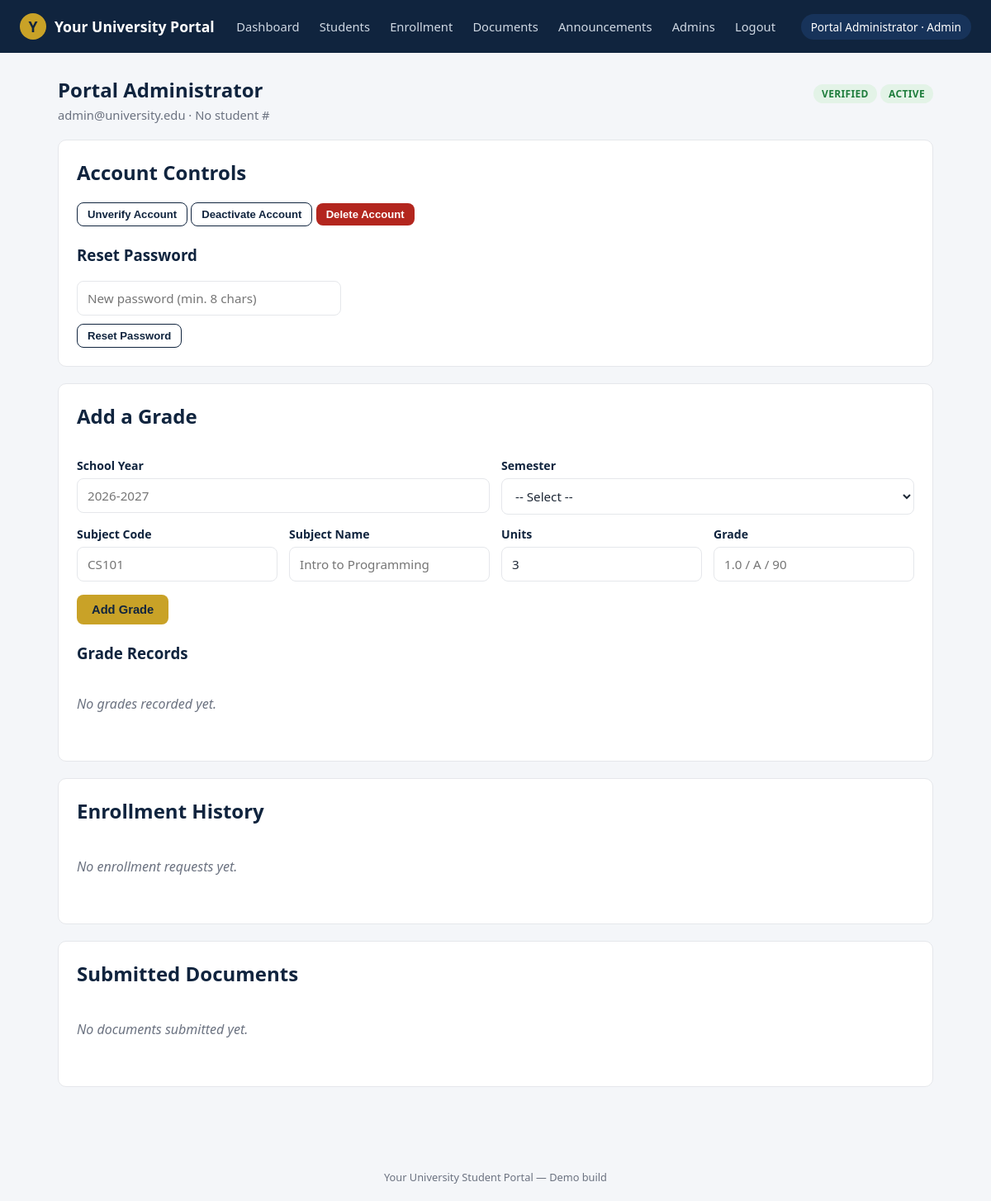
/admin/users/1 (signed in), run on the app's committed database.
### tables this page shows
CREATE TABLE users (
    id INTEGER PRIMARY KEY AUTOINCREMENT,
    full_name TEXT NOT NULL,
    email TEXT UNIQUE NOT NULL,
    password_hash TEXT NOT NULL,
    role TEXT NOT NULL DEFAULT 'student',      -- 'student' or 'admin'
    student_number TEXT,
    program TEXT,
    year_level TEXT,
    is_verified INTEGER NOT NULL DEFAULT 0,
    is_active INTEGER NOT NULL DEFAULT 1,
    verification_token TEXT,
    created_at TEXT NOT NULL DEFAULT (datetime('now'))
);

### routes_admin.py (the view, shortened to what this page needs)
@bp.route("/users/<int:user_id>", methods=["GET", "POST"])
@admin_required
def user_detail(user_id):
    student = query("SELECT * FROM users WHERE id = ?", (user_id,), one=True)
    if not student:
        abort(404)
    grades = query("SELECT * FROM grades WHERE student_id = ? ORDER BY school_year DESC, semester DESC", (user_id,))
    enrollments = query("SELECT * FROM enrollments WHERE student_id = ? ORDER BY date_requested DESC", (user_id,))
    documents = query("SELECT * FROM documents WHERE student_id = ? ORDER BY uploaded_at DESC", (user_id,))
    return render_template(
        "admin/user_detail.html", student=student, grades=grades,
        enrollments=enrollments, documents=documents, csrf_token=get_csrf_token()
    )

### db.py (called while the page is built)
def get_db():
    if "db" not in g:
        os.makedirs(os.path.dirname(current_app.config["DATABASE_PATH"]), exist_ok=True)
        g.db = sqlite3.connect(current_app.config["DATABASE_PATH"])
        g.db.row_factory = sqlite3.Row
        g.db.execute("PRAGMA foreign_keys = ON")
    return g.db

def query(sql, args=(), one=False):
    cur = get_db().execute(sql, args)
    rows = cur.fetchall()
    cur.close()
    return (rows[0] if rows else None) if one else rows

### utils.py (called while the page is built)
def get_current_user():
    user_id = session.get("user_id")
    if not user_id:
        return None
    return query("SELECT * FROM users WHERE id = ?", (user_id,), one=True)

def admin_required(view):
    @wraps(view)
    def wrapped(*args, **kwargs):
        user = get_current_user()
        if not user:
            flash("Please log in to continue.", "warning")
            return redirect(url_for("auth.login", next=request.path))
        if user["role"] != "admin":
            abort(403)
        return view(*args, **kwargs)
    return wrapped

def get_csrf_token():
    if "csrf_token" not in session:
        session["csrf_token"] = secrets.token_hex(32)
    return session["csrf_token"]

### templates/admin/user_detail.html (shortened to what this page needs)
{% extends "base.html" %}
{% block content %}
<div class="page-header">
  <div>
    <h1>{{ student.full_name }}</h1>
    <p class="subtitle">{{ student.email }} &middot; {{ student.student_number or "No student #" }}</p>
  </div>
  <div>
    {% if student.is_verified %}<span class="badge verified">Verified</span>{% else %}<span class="badge pending">Unverified</span>{% endif %}
    {% if student.is_active %}<span class="badge active">Active</span>{% else %}<span class="badge inactive">Inactive</span>{% endif %}
  </div>
</div>
<div class="card">
  <h2>Account Controls</h2>
  <form method="POST" action="{{ url_for('admin.user_detail', user_id=student.id) }}" style="display:inline;">
    <button type="submit" class="btn small secondary">{{ "Unverify" if student.is_verified else "Verify" }} Account</button>
  </form>
  <form method="POST" action="{{ url_for('admin.user_detail', user_id=student.id) }}" style="display:inline;">
    <button type="submit" class="btn small secondary">{{ "Deactivate" if student.is_active else "Activate" }} Account</button>
  </form>
  <form method="POST" action="{{ url_for('admin.user_detail', user_id=student.id) }}" style="display:inline;" onsubmit="return confirm('Delete this student account permanently?');">
    <button type="submit" class="btn small danger">Delete Account</button>
  </form>
  <h3 style="margin-top:22px;">Reset Password</h3>
  <form method="POST" action="{{ url_for('admin.user_detail', user_id=student.id) }}" style="max-width:320px;">
    <input type="password" name="new_password" placeholder="New password (min. 8 chars)" required minlength="8">
    <button type="submit" class="btn small secondary" style="margin-top:10px;">Reset Password</button>
  </form>
</div>
<div class="card">
  <h2>Add a Grade</h2>
  <form method="POST" action="{{ url_for('admin.user_detail', user_id=student.id) }}">
    <div class="form-row">
      <div>
        <label>School Year</label>
        <input type="text" name="school_year" placeholder="2026-2027" required>
      </div>
      <div>
        <label>Semester</label>
        <select name="semester" required>
          <option value="">-- Select --</option>
        </select>
      </div>
    </div>
    <div class="form-row">
      <div>
        <label>Subject Code</label>
        <input type="text" name="subject_code" placeholder="CS101" required>
      </div>
      <div>
        <label>Subject Name</label>
        <input type="text" name="subject_name" placeholder="Intro to Programming" required>
      </div>
      <div>
        <label>Units</label>
        <input type="number" name="units" value="3" step="0.5" required>
      </div>
      <div>
        <label>Grade</label>
        <input type="text" name="grade" placeholder="1.0 / A / 90" required>
      </div>
    </div>
    <button type="submit" class="btn accent">Add Grade</button>
  </form>
  <h3 style="margin-top:22px;">Grade Records</h3>
  {% if grades %}
  <table>
    <thead><tr><th>SY</th><th>Semester</th><th>Code</th><th>Subject</th><th>Units</th><th>Grade</th><th></th></tr></thead>
    <tbody>
      {% for g in grades %}
      <tr>
        <td>{{ g.school_year }}</td>
        <td>{{ g.semester }}</td>
        <td>{{ g.subject_code }}</td>
        <td>{{ g.subject_name }}</td>
        <td>{{ g.units }}</td>
        <td>{{ g.grade }}</td>
        <td>
          <form method="POST" action="{{ url_for('admin.delete_grade', grade_id=g.id) }}" onsubmit="return confirm('Delete this grade record?');">
            <input type="hidden" name="csrf_token" value="{{ csrf_token }}">
            <button type="submit" class="btn small danger">Delete</button>
          </form>
        </td>
      </tr>
      {% endfor %}
    </tbody>
  </table>
  {% else %}
  <p class="empty-state">No grades recorded yet.</p>
  {% endif %}
</div>
<div class="card">
  <h2>Enrollment History</h2>
  {% if enrollments %}
  <table>
    <thead><tr><th>SY</th><th>Semester</th><th>Year Level</th><th>Status</th><th>Requested</th></tr></thead>
    <tbody>
      {% for e in enrollments %}
      <tr>
        <td>{{ e.school_year }}</td><td>{{ e.semester }}</td><td>{{ e.year_level }}</td>
        <td><span class="badge {{ e.status }}">{{ e.status }}</span></td>
        <td>{{ e.date_requested }}</td>
      </tr>
      {% endfor %}
    </tbody>
  </table>
  {% else %}
  <p class="empty-state">No enrollment requests yet.</p>
  {% endif %}
</div>
<div class="card">
  <h2>Submitted Documents</h2>
  {% if documents %}
  <table>
    <thead><tr><th>Type</th><th>File</th><th>Status</th><th>Uploaded</th><th></th></tr></thead>
    <tbody>
      {% for d in documents %}
      <tr>
        <td>{{ d.doc_type }}</td>
        <td>{{ d.original_filename }}</td>
        <td><span class="badge {{ d.status }}">{{ d.status }}</span></td>
        <td>{{ d.uploaded_at }}</td>
        <td><a href="{{ url_for('admin.download_document', doc_id=d.id) }}" class="btn small secondary">Download</a></td>
      </tr>
      {% endfor %}
    </tbody>
  </table>
  {% else %}
  <p class="empty-state">No documents submitted yet.</p>
  {% endif %}
</div>
{% endblock %}

### templates/base.html (shortened to what this page needs)
<!DOCTYPE html>
<html lang="en">
<head>
  <link rel="stylesheet" href="{{ url_for('static', filename='css/style.css') }}">
</head>
<body>
{% if current_user %}
<div class="topbar">
  <div class="brand">
    <span class="crest">{{ school_name[0] }}</span>
    {{ school_name }} Portal
  </div>
  <nav>
    {% if current_user.role == 'student' %}
      <a href="{{ url_for('student.dashboard') }}">Dashboard</a>
      <a href="{{ url_for('student.grades') }}">Grades</a>
      <a href="{{ url_for('student.enrollment') }}">Enrollment</a>
      <a href="{{ url_for('student.documents') }}">Documents</a>
      <a href="{{ url_for('student.announcements') }}">Announcements</a>
      <a href="{{ url_for('student.profile') }}">Profile</a>
    {% else %}
      <a href="{{ url_for('admin.dashboard') }}">Dashboard</a>
      <a href="{{ url_for('admin.users') }}">Students</a>
      <a href="{{ url_for('admin.enrollments') }}">Enrollment</a>
      <a href="{{ url_for('admin.documents') }}">Documents</a>
      <a href="{{ url_for('admin.announcements') }}">Announcements</a>
      <a href="{{ url_for('admin.manage_admins') }}">Admins</a>
    {% endif %}
    <a href="{{ url_for('auth.logout') }}">Logout</a>
  </nav>
  <span class="user-chip">{{ current_user.full_name }} &middot; {{ current_user.role|capitalize }}</span>
</div>
{% endif %}
<div class="container">
  {% block content %}{% endblock %}
</div>
<footer>{{ school_name }} Student Portal &mdash; Demo build</footer>
</body>
</html>

### static/css/style.css (style rules this page uses)
:root { --navy: #10243e; --navy-light: #17335a; --accent: #c9a227; --accent-dark: #a6841e; --bg: #f4f6f9; --card: #ffffff; --text: #1f2937; --muted: #6b7280; --border: #e5e7eb; --danger: #b3261e; --success: #1e7d3c; --warning: #a15c00; --info: #1a5276; --radius: 10px; }
* { box-sizing: border-box; }
body { margin: 0; font-family: "Segoe UI", Roboto, Helvetica, Arial, sans-serif; background: var(--bg); color: var(--text); }
a { color: var(--navy-light); text-decoration: none; }
.topbar { background: var(--navy); color: #fff; padding: 0 24px; display: flex; align-items: center; justify-content: space-between; height: 64px; }
.topbar .brand { display: flex; align-items: center; gap: 10px; font-weight: 700; font-size: 1.1rem; color: #fff; }
.topbar .brand .crest { width: 32px; height: 32px; border-radius: 50%; background: var(--accent); color: var(--navy); display: flex; align-items: center; justify-content: center; font-weight: 800; }
.topbar nav a { color: #cfd8e3; margin-left: 20px; font-weight: 500; font-size: 0.92rem; }
.topbar .user-chip { margin-left: 24px; padding: 6px 12px; background: var(--navy-light); border-radius: 20px; font-size: 0.85rem; color: #fff; }
.container { max-width: 1100px; margin: 0 auto; padding: 28px 20px 60px; }
.page-header { display: flex; align-items: baseline; justify-content: space-between; margin-bottom: 20px; flex-wrap: wrap; gap: 10px; }
.page-header h1 { font-size: 1.5rem; margin: 0; color: var(--navy); }
.page-header p.subtitle { color: var(--muted); margin: 4px 0 0; font-size: 0.92rem; }
.card { background: var(--card); border: 1px solid var(--border); border-radius: var(--radius); padding: 22px; margin-bottom: 20px; }
.card h2, .card h3 { margin-top: 0; color: var(--navy); }
label { display: block; margin: 14px 0 6px; font-size: 0.88rem; font-weight: 600; color: var(--navy); }
input[type="text"], input[type="email"], input[type="password"], input[type="number"], input[type="file"], select, textarea { width: 100%; padding: 10px 12px; border: 1px solid var(--border); border-radius: 8px; font-size: 0.95rem; font-family: inherit; background: #fff; color: var(--text); }
.form-row { display: flex; gap: 14px; flex-wrap: wrap; }
.form-row > div { flex: 1; min-width: 160px; }
.btn { display: inline-block; padding: 10px 18px; border-radius: 8px; border: none; background: var(--navy); color: #fff; font-weight: 600; font-size: 0.92rem; cursor: pointer; margin-top: 16px; }
.btn.secondary { background: #fff; color: var(--navy); border: 1px solid var(--navy); }
.btn.accent { background: var(--accent); color: var(--navy); }
.btn.danger { background: var(--danger); color: #fff; }
.btn.small { padding: 6px 12px; font-size: 0.82rem; margin-top: 0; }
.badge { display: inline-block; padding: 3px 10px; border-radius: 20px; font-size: 0.75rem; font-weight: 700; text-transform: uppercase; letter-spacing: 0.03em; }
.badge.approved, .badge.verified, .badge.active { background: #e3f3e7; color: var(--success); }
.empty-state { color: var(--muted); font-style: italic; padding: 20px 0; }
footer { text-align: center; color: var(--muted); font-size: 0.8rem; padding: 20px; }

### data on the page
users: full_name "Portal Administrator", role "Admin", email "admin@university.edu", is_verified "Unverify", is_active "Deactivate"

### other printed values
{{ school_name[0] }} "Y"
{{ school_name }} "Your University"
{{ student.student_number or "No student #" }} "No student #"
